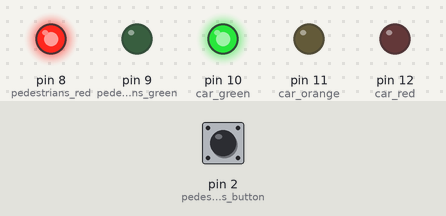
A sketch run on a simulated Arduino Uno, built with avr-gcc and run on an emulated ATmega328P. Parts: output pins drawn as LEDs (lit = HIGH). Inputs (shaded band) come from the test bench; at power-on: pin 2 (pedestrians_button) LOW.

Above: at 1.2 s.
1.3 s: pin 2 (pedestrians_button) pulled HIGH for 3.2 s
At 4.6 s:
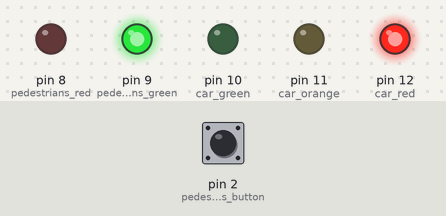
At 13.9 s:
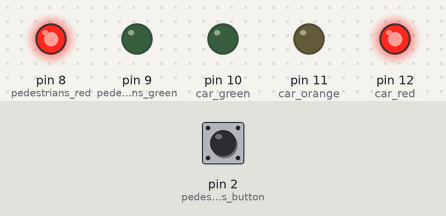
Timing chart, 0 to 21.5 s (numbered marks = the images above; inputs shaded):
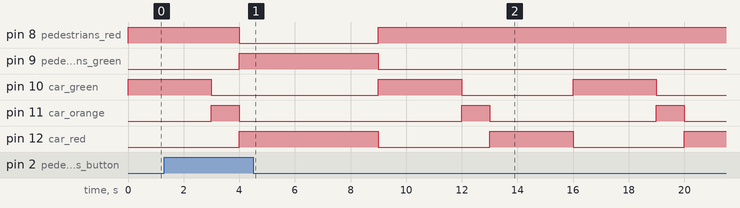

Measured:
- after the input at 1.3 s, pin 8 (pedestrians_red): HIGH → LOW after 2.7 s, → HIGH 5.0 s later; pin 9 (pedestrians_green): LOW → HIGH after 2.7 s, → LOW 5.0 s later

The sketch:

exo4.ino
```cpp
int pedestrians_button = 2;
int pedestrians_green = 9;
int pedestrians_red = 8;

int car_green = 10;
int car_orange = 11;
int car_red = 12;

bool is_pedestrians_button_press = false;

void setup(){
  Serial.begin(9600);
  pinMode(pedestrians_button,INPUT);
  pinMode(pedestrians_green,OUTPUT);
  pinMode(pedestrians_red,OUTPUT);
  pinMode(car_green,OUTPUT);
  pinMode(car_orange,OUTPUT);
  pinMode(car_red,OUTPUT);
  attachInterrupt(digitalPinToInterrupt(pedestrians_button), pedestrians_button_on_press, CHANGE);
}

void loop(){
  digitalWrite(pedestrians_green,LOW);
  digitalWrite(pedestrians_red,HIGH);

  digitalWrite(car_orange,LOW);
  digitalWrite(car_red,LOW);
  digitalWrite(car_green,HIGH);

  delay(3000);

  int delay_time_needed=0;
  if(is_pedestrians_button_press){
    delay_time_needed=5000;
  }else{
    delay_time_needed=3000;
  }
  car_goes_red(delay_time_needed);
}

void pedestrians_button_on_press(){
    is_pedestrians_button_press=digitalRead(pedestrians_button);
}


void car_goes_red(int delay_time_needed){
    digitalWrite(car_green,LOW);
    digitalWrite(car_orange,HIGH);
    delay(1000);
    digitalWrite(car_orange,LOW);
    digitalWrite(car_red,HIGH);
    // à partir du temps de delay on détecte si on a besoin d'activer le feu piéton ou non
    if(delay_time_needed==5000){
      pedestrians_goes_green();
    }
    delay(delay_time_needed);
}

void pedestrians_goes_green(){
  digitalWrite(pedestrians_red,LOW);
  digitalWrite(pedestrians_green,HIGH);
}
```
